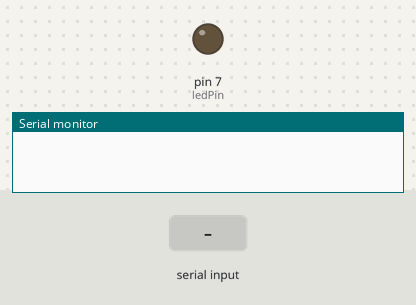
The sketch below on a simulated Arduino Uno, built with avr-gcc and run on an emulated ATmega328P. Shown: output pins drawn as LEDs (lit = HIGH), the last lines printed to the serial monitor. The inputs (shaded band) are chosen by the test bench.

Above: at 1.2 s.
1.3 s: "H" received over Serial
At 1.6 s:
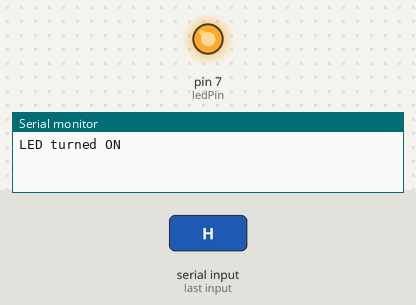
2.8 s: "L" received over Serial
At 3.9 s:
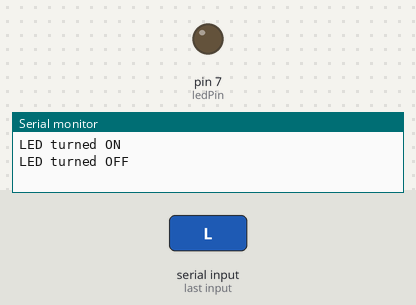
Timing chart, 0 to 5.8 s (numbered marks = the images above; inputs shaded):
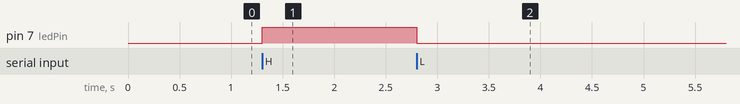

Measured:
- after the input at 1.3 s, pin 7 (ledPin): LOW → HIGH at once
- after the input at 2.8 s, pin 7 (ledPin): HIGH → LOW at once

The sketch:

Arduino_Code.cpp.ino
```cpp
const int ledPin = 7;
const int ledPin2 = 7; // Assuming the LED is connected to pin 7

void setup() {
  pinMode(ledPin, OUTPUT); // Set pin 7 as an output
  Serial.begin(9600); // Begin serial communication
}

void loop() {
  if (Serial.available() > 0) {
    char receivedChar = Serial.read();
    if (receivedChar == 'H') {
      digitalWrite(ledPin, HIGH); // Turn on the LED
      Serial.println("LED turned ON");
    } else if (receivedChar == 'L') {
      digitalWrite(ledPin, LOW); // Turn off the LED
      Serial.println("LED turned OFF");
    }
  }
}
```
